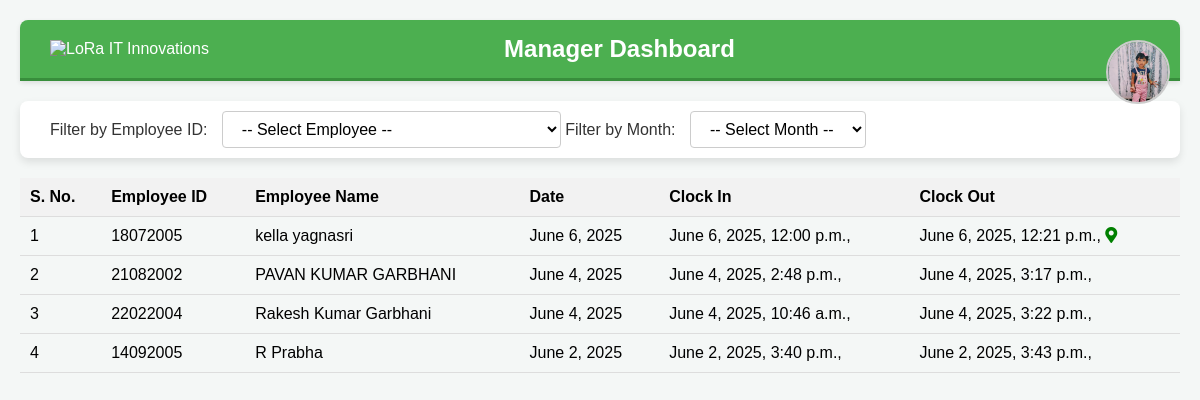
/manager/dashboard/ (signed in), run on the app's committed database.
### musterapp/models.py (models this page shows, shortened)
class CustomUser(AbstractUser):
    username = None
    role = models.CharField(choices=ROLE_TYPE, max_length=100)
    employee_id = models.CharField(max_length=100, unique=True)
    email = models.EmailField(max_length=254, unique=True)
    phone_number = models.CharField(max_length=15, blank=True, null=True)
    department = models.CharField(max_length=100, blank=True, null=True)
    profile_photo = models.ImageField(upload_to='profile_photos/', null=True, blank=True)
    is_active = models.BooleanField(default=True)
    is_staff = models.BooleanField(default=False)
    USERNAME_FIELD = "employee_id"
    REQUIRED_FIELDS = ['email']
    objects = UserManager()

class Attendance(models.Model):
    employee = models.ForeignKey(settings.AUTH_USER_MODEL, on_delete=models.CASCADE)
    clock_in = models.DateTimeField(null=True, blank=True)
    clock_in_location = models.CharField(max_length=255, blank=True, null=True)
    clock_out = models.DateTimeField(null=True, blank=True)
    clock_out_location = models.CharField(max_length=255, blank=True, null=True)
    date = models.DateField(auto_now_add=True)
    class Meta:
        unique_together = ('employee', 'date')

### musterapp/views.py (the view)
# urls.py: path('manager/dashboard/', views.manager_dashboard, name='manager_dashboard'),
@login_required
def manager_dashboard(request):
    if request.user.role != 'Manager':
        raise PermissionDenied
    employees = get_user_model().objects.filter(role='Employee')
    selected_employee_id = request.GET.get('employee_id')
    selected_month = request.GET.get('month')
    attendances = Attendance.objects.all().order_by('-date', '-clock_in')
    if selected_employee_id:
        attendances = attendances.filter(employee__employee_id=selected_employee_id)
    if selected_month:
        attendances = attendances.filter(date__month=selected_month)
    latest_attendance_per_employee = {}
    for att in attendances:
        emp_id = att.employee.employee_id
        if emp_id not in latest_attendance_per_employee:
            latest_attendance_per_employee[emp_id] = att
    attendances = latest_attendance_per_employee.values()
    for attendance in attendances:
        if attendance.clock_in_location and attendance.clock_in_location != "0,0":
            parts = attendance.clock_in_location.split(',')
            if len(parts) >= 2:
                lat = parts[0].strip()
                lon = parts[1].strip()
                attendance.clock_in_location = mark_safe(
                    f'<a href="https://www.google.com/maps?q={lat},{lon}" target="_blank" title="View Location">'
                    f'<i class="fas fa-map-marker-alt" style="color:red;"></i></a>'
                )
            else:
                attendance.clock_in_location = ""
        else:
            attendance.clock_in_location = ""
        if attendance.clock_out_location and attendance.clock_out_location != "0,0":
            parts = attendance.clock_out_location.split(',')
            if len(parts) >= 2:
                lat = parts[0].strip()
                lon = parts[1].strip()
                attendance.clock_out_location = mark_safe(
                    f'<a href="https://www.google.com/maps?q={lat},{lon}" target="_blank" title="View Location">'
                    f'<i class="fas fa-map-marker-alt" style="color:green;"></i></a>'
                )
            else:
                attendance.clock_out_location = ""
        else:
            attendance.clock_out_location = ""
    return render(request, 'manager_dashboard.html', {
        'attendances': attendances,
        'employees': employees,
        'selected_employee_id': selected_employee_id,
        'selected_month': selected_month,
    })

### musterapp/templates/manager_dashboard.html (shortened to what this page needs)
{% load static %}
<!DOCTYPE html>
<html lang="en">
<head>
    <link rel="stylesheet" href="{% static 'css/manager_dashboard.css' %}">
    <link rel="stylesheet" href="https://cdnjs.cloudflare.com/ajax/libs/font-awesome/5.15.4/css/all.min.css">
</head>
<body>
<div class="header">
    <div class="logo">
        <img src="https://www.lorainnovations.com/assets/img/Lora.jpg" alt="LoRa IT Innovations">
    </div>
    <h1>Manager Dashboard</h1>
    <div class="profile" onclick="openProfileModal()">
    {% if user.profile_photo %}
        <img src="{{ user.profile_photo.url }}" alt="Profile" class="profile-photo">
    {% else %}
        <img src="{% static 'images/default-user.png' %}" alt="Profile" class="profile-photo">
    {% endif %}
</div>
</div>
<div class="filter-section">
    <form method="GET" action="">
        <label for="employee_id">Filter by Employee ID: </label>
        <select name="employee_id" id="employee_id" onchange="this.form.submit()">
            <option value="">-- Select Employee --</option>
        </select>
        <label for="month">Filter by Month: </label>
        <select name="month" id="month" onchange="this.form.submit()">
            <option value="">-- Select Month --</option>
        </select>
    </form>
</div>
<div class="table-container">
    <table>
        <thead>
            <tr>
                <th>S. No.</th>
                <th>Employee ID</th>
                <th>Employee Name</th>
                <th>Date</th>
                <th>Clock In</th>
                <th>Clock Out</th>
            </tr>
        </thead>
        <tbody>
            {% if attendances %}
                {% for record in attendances %}
                    <tr>
                        <td>{{ forloop.counter }}</td>
                        <td>{{ record.employee.employee_id }}</td>
                        <td>{{ record.employee.first_name }} {{ record.employee.last_name }}</td>
                        <td>{{ record.date }}</td>
                        <td>
                            {% if record.clock_in %}
                                {{ record.clock_in|date:"F j, Y" }},
                                {{ record.clock_in|time:"g:i a" }},
                            {% else %}
                                -
                            {% endif %}
                        </td>
                        <td>
                            {% if record.clock_out %}
                                {{ record.clock_out|date:"F j, Y" }},
                                {{ record.clock_out|time:"g:i a" }},
                                {{ record.clock_out_location }}
                            {% else %}
                                -
                            {% endif %}
                        </td>
                    </tr>
                {% endfor %}
            {% else %}
                <tr>
                    <td colspan="6">No attendance records found for this filter.</td>
                </tr>
            {% endif %}
        </tbody>
    </table>
</div>
</body>
</html>

### musterapp/static/css/manager_dashboard.css (style rules this page uses)
body { font-family: Arial, sans-serif; background-color: #f4f7f6; padding: 20px; margin: 0; }
.header { display: flex; flex-wrap: wrap; justify-content: space-between; align-items: center; padding: 15px 30px; background-color: #4CAF50; color: white; border-radius: 8px 8px 0 0; box-shadow: 0 2px 5px rgba(0, 0, 0, 0.1); border-bottom: 3px solid #388E3C; }
.logo img { height: 70px; width: auto; }
.header h1 { margin: 0; font-size: 24px; text-align: center; flex-grow: 1; margin-left: -120px; }
.profile { position: relative; cursor: pointer; margin-left: 10px; }
.filter-section { margin: 20px 0; padding: 10px 30px; background-color: white; border-radius: 8px; box-shadow: 0 4px 8px rgba(0, 0, 0, 0.1); }
.filter-section label { font-size: 16px; color: #333; }
.filter-section select { padding: 8px 15px; margin-left: 10px; font-size: 16px; border-radius: 4px; border: 1px solid #ccc; background-color: #fff; cursor: pointer; }
.table-container { margin-top: 20px; }
table { width: 100%; border-collapse: collapse; }
th, td { padding: 10px; text-align: left; border-bottom: 1px solid #ddd; }
th { background-color: #f2f2f2; }
.profile { position: absolute; top: 40px; right: 30px; cursor: pointer; }
.profile-photo { width: 60px; height: 60px; border-radius: 50%; object-fit: cover; cursor: pointer; border: 2px solid #ccc; transition: 0.3s ease; }

### data on the page
CustomUser: profile_photo (picture)
Attendance: employee.employee_id "18072005", employee.first_name "kella", employee.last_name "yagnasri", date "June 6, 2025", clock_in "June 6, 2025", clock_in "12:00 p.m.", clock_out "June 6, 2025", clock_out "12:21 p.m."
Attendance: employee.employee_id "21082002", employee.first_name "PAVAN KUMAR", employee.last_name "GARBHANI", date "June 4, 2025", clock_in "June 4, 2025", clock_in "2:48 p.m.", clock_out "June 4, 2025", clock_out "3:17 p.m."
Attendance: employee.employee_id "22022004", employee.first_name "Rakesh Kumar", employee.last_name "Garbhani", date "June 4, 2025", clock_in "June 4, 2025", clock_in "10:46 a.m.", clock_out "June 4, 2025", clock_out "3:22 p.m."
Attendance: employee.employee_id "14092005", employee.first_name "R", employee.last_name "Prabha", date "June 2, 2025", clock_in "June 2, 2025", clock_in "3:40 p.m.", clock_out "June 2, 2025", clock_out "3:43 p.m."
